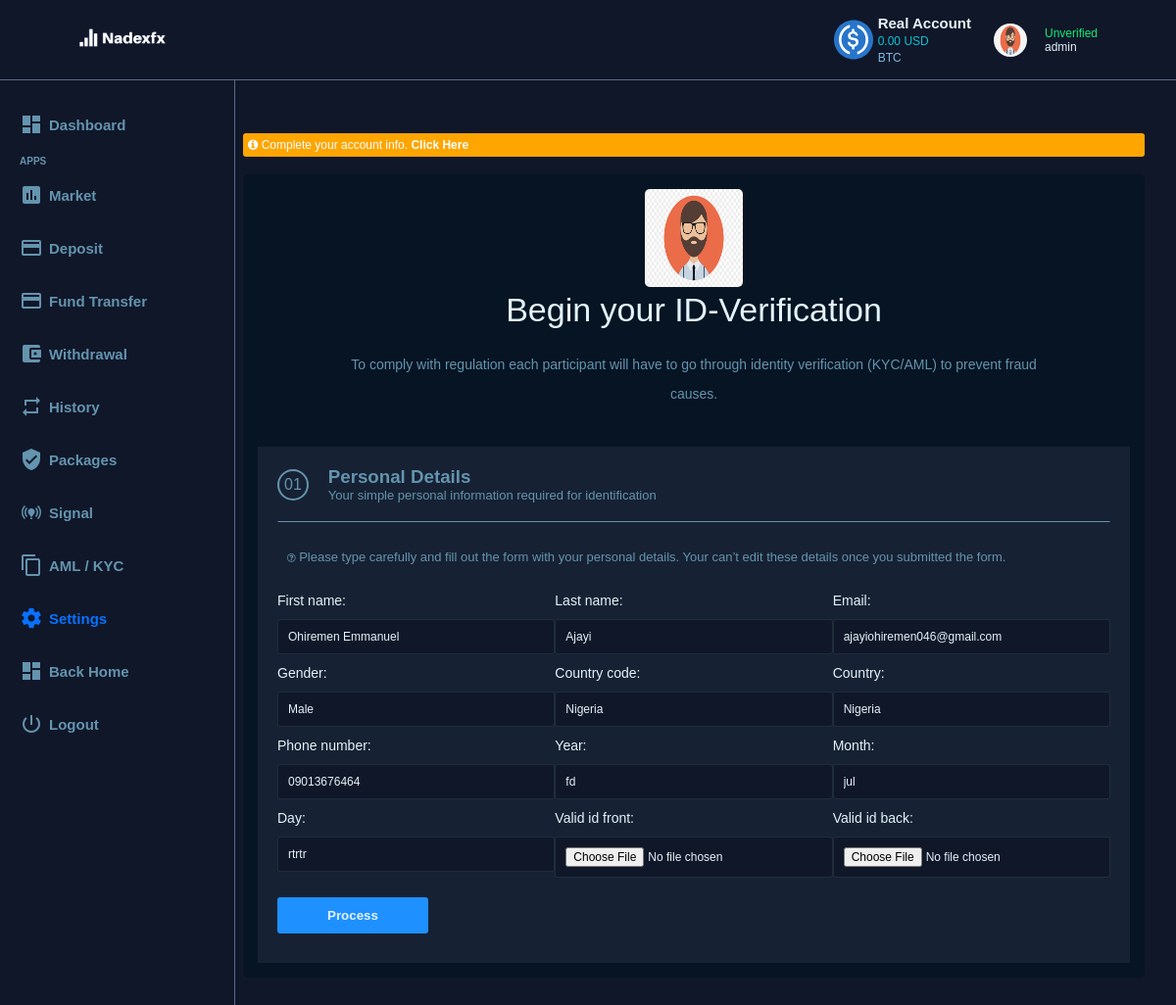
The app's page /kyc_form/ (signed in) with its own data.
### broker/models.py (models this page shows, shortened)
class Deposit (models.Model):
    user = models.OneToOneField (User, null = True, blank = True, on_delete = models.CASCADE)
    name = models.CharField (max_length = 200,  null = True)
    capital_balance = models.CharField (max_length = 200, default = "0.00",)
    btc = models.CharField (max_length = 200,  null = True, default = "0.00",)
    usd = models.CharField (max_length = 200, default = "0.00",)
    bonus_usd = models.CharField (max_length = 200, default = "0.00",)
    plan = models.CharField (max_length = 200, default = "Silver",)
    verify = models.CharField (max_length = 200, default = "Unverified",)
    currency = models.CharField (max_length = 200, default = "$",)

class Profile (models.Model):
    user = models.OneToOneField (User, null = True, blank = True, on_delete = models.CASCADE)
    name = models.CharField (max_length = 200,  null = True)
    profile_pic = models.ImageField (default = "avater.png", null = True, blank = True)

class Kyc(models.Model):
    user = models.OneToOneField (User, null = True, blank = True, on_delete = models.CASCADE)
    name = models.CharField (max_length = 200,  null = True)
    first_name = models.CharField (max_length = 200,  null = True)
    last_name = models.CharField(max_length=250, null=True, blank=True)
    email = models.EmailField(max_length=250, null=True, blank=True)
    gender = models.CharField(max_length=254, null=True, blank=True)
    country_code = models.CharField(max_length=250, null=True, blank=True)
    country = models.CharField(max_length=250, null=True, blank=True)
    phone_number = models.CharField(max_length=250, null=True, blank=True)
    year = models.CharField(max_length=250, null=True, blank=True)
    month = models.CharField(max_length=250, null=True, blank=True)
    day = models.CharField(max_length=250, null=True, blank=True)
    valid_id_front = models.ImageField (null = True, blank = True)
    valid_id_back = models.ImageField ( null = True, blank = True)

### broker/views.py (the view)
@login_required (login_url = "login")
def kyc_form(request):
    kyc = request.user.kyc
    form = KycForm (instance = kyc)
    if request.method == 'POST':
        form = KycForm (request.POST, request.FILES, instance = kyc)
        if form.is_valid ():
            form.save ()
    context = {'form': form}
    return render (request, "broker/kyc-form.html", context)

### broker/forms.py
class KycForm (ModelForm):
    class Meta:
        model = Kyc
        fields = '__all__'
        exclude = ['user', 'name']

### broker/templates/broker/kyc-form.html (shortened to what this page needs)
<!DOCTYPE html>
{% load static %}
{%  block content %}
<html lang="en">
<head>
    <link rel="stylesheet" href="{% static 'css/font-awesome.min.css' %}">
    <link rel="stylesheet" href="{% static 'css/dashboard.css' %}">
    <link rel="stylesheet" href="{% static 'css/jquery-select7.css' %}">
</head>
<body>
    <nav>
        <article>
            <ul>
                <li><img src="{% static 'images/maillertag1678691629.png' %}" width="130px"></li>
                <li style="display: flex; justify-content: space-between; align-items: center;">
                    <article style="display: flex; padding: 5px;">
                        <img src="{% static 'images/dollar-sign.svg' %}" width="40px" style="margin-right: 5px;">
                        <div style="font-size: 15px;">
                            <b style='color: var(--text-color)'>Real Account</b><br>
                            <span style="font-size: 12px; color: #0BC2D2;">{{request.user.deposit.usd}} USD</span><br>
                            <span style="font-size: 12px; color: #7CBBE3;"> BTC <br>
                        </div>
                    </article>
                    <article style="margin: 0 10px;" id='dropdown-btn'>
                        <div style="display: flex; justify-content: space-between; align-items: center;">
                            <button style='overflow:hidden; width: 50px; height: 50px; border: 1px solid transparent'><img src="{{request.user.profile.profile_pic.url}}" width="100%" height='100%' style='border-radius: 50%'></button>
                            <span style="font-size: 12px; margin: 0 10px;">
                                <span style="color: #0fec73;">{{request.user.deposit.verify}}</span><br>
                                <span style="color: var(--text-color);">{{user.username}}</span>
                            </span>
                        </div>
                    </article>
                </li>
            </ul>
        </article>
    </nav>
    <br><br>
    <br><br>
    <div class="side-panel-left" style="padding: 10px;">
        <ul>
<br>
        <a href="{% url 'dashboard' %}"><li class=""><i class="material-icons">dashboard</i> Dashboard</li></a>
    <span style="font-size: 10px; font-weight: bold; padding: 0 10px; color: #6494AE;">APPS</span>
    <a href="{% url 'market' %}"><li class=""><i class="material-icons">insert_chart</i> Market</li></a>
    <a href="{% url 'deposit' %}"><li class=""><i class="material-icons"> credit_card</i> Deposit</li></a>
    <a href="{% url 'fund-transfer' %}"><li class=""><i class="material-icons"> credit_card</i> Fund Transfer</li></a>
    <a href="{% url 'withdrawal' %}"><li class=""><i class="material-icons">account_balance_wallet</i> Withdrawal </li></a>
    <a href="{% url 'trade-history' %}"><li class=""><i class="material-icons">repeat</i> History </li></a>
    <a href="{% url 'crypto' %}"><li class=""><i class="material-icons">verified_user</i> Packages</li></a>
    <a href="{% url 'signal' %}"><li class=""><i class="material-icons">online_prediction</i> Signal</li></a>
    <a href="{% url 'kyc' %}"><li class=""><i class="material-icons">content_copy</i> AML / KYC</li></a>
    <a href="{% url 'settings' %}"><li class="active"><i class="material-icons">settings</i> Settings</li></a>
     <a href="{% url 'dashboard' %}"><li class=""><i class="material-icons">dashboard</i> Back Home</li></a>
    <a href="{% url 'logout' %}"><li><i class="material-icons">power_settings_new</i> Logout</li></a>
        </ul>
        <br><br><br><br><br><br>
    </div>
    <div class="fixed-width"><br><br><br>
    <div style='padding: 5px; background: orange; font-size: 12px; border-radius: 3px;'><i class='fa fa-info-circle'></i> Complete your account info. <a href="{% url 'withdrawal-info' %}" style='color: white'><b>Click Here</b></a></div><br>
 <div class="container">
       <div class="container-text">
      <center> <img src="{{request.user.profile.profile_pic.url}}" width="100px" height='100px' style='border-radius: 5px'></center>
           <p style='font-size: 34px; text-align: center;'>Begin your ID-Verification</p><br>
           <p style='font-size: 14px; line-height: 30px; padding: 3px 10%; text-align: center; color: var(--text)'>To comply with regulation each participant will have to go through identity verification (KYC/AML) to prevent fraud causes.</p><br><br>
       </div>
       <div class="form" style='background: var(--primary-two); padding: 20px'>
            <div style='display: flex; align-items: center; color: var(--text)'>
                <span style='margin-right: 20px; border: 2px solid var(--text); padding: 5px; border-radius: 50%'>01</span>
                <span><h3>Personal Details</h3>
                     <p style='font-size: 13px'>Your simple personal information required for identification</p>
                </span>
            </div><br><hr><br>
            <p style='font-size: 13px; color: var(--text); padding: 10px'><i class="fa fa-question-circle-o" style='font-size: 10px'></i> Please type carefully and fill out the form with your personal details. Your can’t edit these details once you submitted the form.</p><br>
             <form method="POST" action="{% url 'settings' %}" enctype="multipart/form-data">
            <div class="input-grid">
                {{form.as_p}}
            </div>
        <button type='submit' name='submit' id="swal-2">Process</button>
        </form>
       </div>
 </div>
 <br><br><br>
</div>
</body>
{%  endblock content %}
</html>

### static/css/dashboard.css (style rules this page uses)
* { margin: 0; padding: 0; box-sizing: border-box; font-family: sans-serif; outline: 2px solid transparent; }
:root { --primary: #101729; --primary-two: #162133; --active: #0971fe; --hover: #2d424d86; --dark: #020818; --text: #6494AE; --dark-blue: #031422c5; --text-color: #e3f3fa; --drop-down: #020818; --modal: #031422; }
ul { list-style-type: none; }
a { text-decoration: none; }
html { scroll-behavior: smooth; background: var(--primary); color: white; }
nav { background: var(--primary); position: fixed; top: 0; left: 0; width: 100%; z-index: 999; border-bottom: 1px solid #bbd8ff70; }
nav ul { display: flex; justify-content: space-between; align-items: center; padding: 10px 5%; }
nav ul li button { padding: 7px; background: transparent; border-radius: 5px; border: 2px solid #09a54f; color: #0fec73; }
nav article:nth-child(2) { display: none; }
.side-panel-left { width: 250px; border-right: 1px solid #bbd8ff70; position: fixed; overflow-y: scroll; height: 100%; display: none; z-index: 2; background-color: var(--primary); }
.side-panel-left ul li { color: var(--text); padding: 15px 10px; display: flex; align-items: center; font-weight: bold; font-size: 15px; }
.side-panel-left ul li i { margin-right: 6px; }
.active { color: var(--active) !important; }
.fixed-width { padding: 10px 20px; border-radius: 5px; }
@media screen and (min-width: 768px) { .fixed-width { width: 68%; margin: 0 1%; } }
@media screen and (min-width: 1200px) { .fixed-width { width: 60%; transform: translateX(-50%); margin: 0 50%; } }
@media screen and (min-width: 1200px) { .side-panel-left { width: 20%; display: block; } }
@media screen and (min-width: 1200px) { nav article:nth-child(2) { display: block; } }
@media screen and (min-width: 1200px) { nav article:nth-child(1) { display: none; } }

### broker/templates/broker/kyc-form.html (style rules this page uses)
.container { padding: 15px; background: var(--dark-blue); border-radius: 5px; color: var(--text-color); }
.container button { padding: 10px 50px; border: 1px solid transparent; background: dodgerblue; color: var(--text-color); margin: 10px 0; border-radius: 3px; font-weight: bold; }
hr { border: 1px solid transparent; border-bottom: 1px solid var(--text ); }
form input, form select { padding: 10px; border-radius: 3px; border: 1px solid var(--hover); display: block; width: 100%; background: var(--primary); color: var(--text-color); margin: 10px 0; font-size: 12px; }
form label { margin: 20px 0; font-size: 14px; color: var(--text-color); }
form button { background: dodgerblue; padding: 9px 15px; display: flex; align-items: center; color: white; border: 1px solid dodgerblue; border-radius: 3px; margin: 5px 0; }
@media screen and (min-width: 768px) { .input-grid { display: grid; grid-template-columns: 1fr 1fr; } }
@media screen and (min-width: 768px) { .input-grid:nth-child(2), .input-grid:nth-child(3) { display: grid; grid-template-columns: 1fr 1fr 1fr; } }
@media screen and (min-width: 768px) { .fixed-width { width: 100%; margin: 0 0%; } }
@media screen and (min-width: 1200px) { .fixed-width { width: 80%; transform: translateX(5%); margin: 0 15%; } }
@media screen and (min-width: 1200px) { .side-panel-left { width: 20%; display: block; } }

### records on screen
Kyc: first_name "Ohiremen Emmanuel", last_name "Ajayi", email "ajayiohiremen046@gmail.com", gender "Male", country_code "Nigeria", country "Nigeria", phone_number "09013676464", year "fd", month "jul", day "rtrtr"

### other values on screen
{{ request.user.deposit.usd }} "0.00"
{{ request.user.deposit.verify }} "Unverified"
{{ user.username }} "admin"
